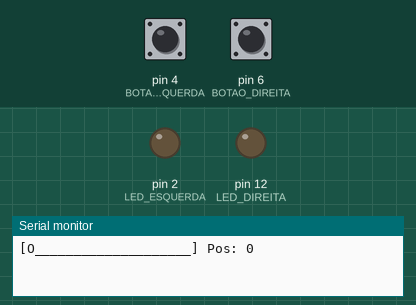
Simulated run of this program. Board: Arduino Mega 2560, built with avr-gcc and run on an emulated ATmega2560. Shown: output pins drawn as LEDs (lit = HIGH), the last lines printed to the serial monitor. Dashed ring = blinking. The inputs (shaded band) are chosen by the test bench; at power-on: pin 6 (BOTAO_DIREITA) HIGH, pin 4 (BOTAO_ESQUERDA) HIGH.

Above: at 1.2 s.
1.3 s: pin 6 (BOTAO_DIREITA) pulled LOW for 1 s
At 1.95 s:
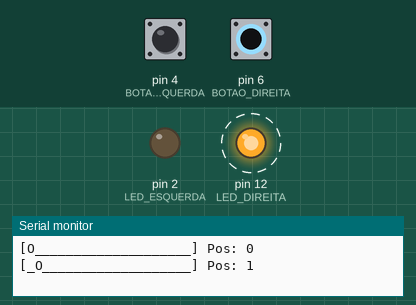
3.8 s: pin 4 (BOTAO_ESQUERDA) pulled LOW for 0.15 s
At 4.9 s:
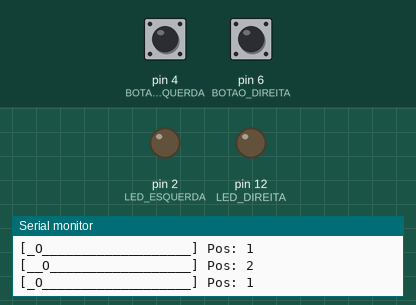
5.4 s: pin 6 (BOTAO_DIREITA) pulled LOW for 1 s
At 6.6 s:
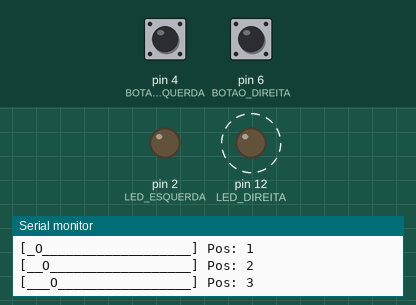
7.9 s: pin 6 (BOTAO_DIREITA) pulled LOW for 0.15 s
At 9.2 s:
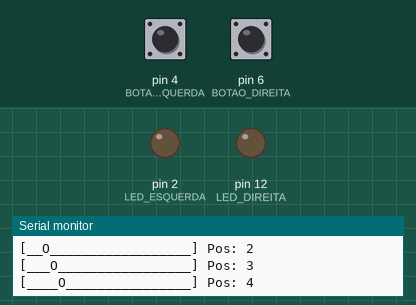
9.5 s: pin 4 (BOTAO_ESQUERDA) pulled LOW for 3.2 s
At 10.15 s:
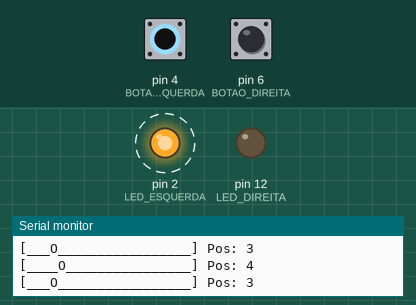
14.2 s: pin 6 (BOTAO_DIREITA) driven LOW
At 15.3 s:
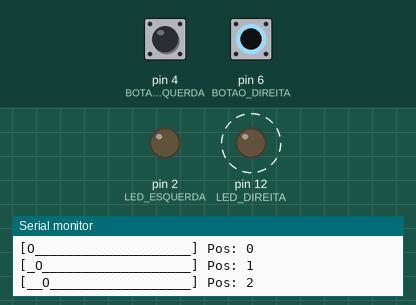
Timing chart, 0 to 18.2 s (numbered marks = the images above; inputs shaded):
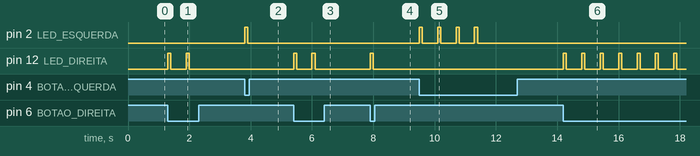

Measured:
- after the input at 1.3 s, pin 12 (LED_DIREITA): alternates HIGH for 0.10 s and LOW for 0.50 s, 4 changes in all, then stays LOW, starting at once
- after the input at 3.8 s, pin 2 (LED_ESQUERDA): LOW → HIGH at once, → LOW 0.10 s later
- after the input at 5.4 s, pin 12 (LED_DIREITA): alternates HIGH for 0.10 s and LOW for 0.50 s, 4 changes in all, then stays LOW, starting at once
- after the input at 7.9 s, pin 12 (LED_DIREITA): LOW → HIGH at once, → LOW 0.10 s later
- after the input at 9.5 s, pin 2 (LED_ESQUERDA): alternates HIGH for 0.10 s and LOW for 0.50 s, 8 changes in all, then stays LOW, starting at once
- after the input at 14.2 s, pin 12 (LED_DIREITA): alternates HIGH for 0.10 s and LOW for 0.50 s, starting at once

The program:

main.cpp
```cpp
#include <Arduino.h>

const int BAUD_RATE = 9600;

const int BOTAO_ESQUERDA = 4;
const int BOTAO_DIREITA = 6;
const int LED_ESQUERDA = 2;
const int LED_DIREITA = 12;

int posicao = 0;

void mostrarDisplay() {
  Serial.print("[");

  for (int i = 0; i <= 20; i++) {
    if (i == posicao) {
      Serial.print("O");
    } else {
      Serial.print("_");
    }
  }

  Serial.print("] Pos: ");
  Serial.println(posicao);
}

void piscarLEDesquerda() {
  digitalWrite(LED_ESQUERDA, HIGH);
  delay(100);
  digitalWrite(LED_ESQUERDA, LOW);
}

void piscarLEDdireita() {
  digitalWrite(LED_DIREITA, HIGH);
  delay(100);
  digitalWrite(LED_DIREITA, LOW);
}

void setup() {
  Serial.begin(BAUD_RATE);

  pinMode(BOTAO_ESQUERDA, INPUT);
  pinMode(BOTAO_DIREITA, INPUT);
  pinMode(LED_ESQUERDA, OUTPUT);
  pinMode(LED_DIREITA, OUTPUT);

  mostrarDisplay();
}

void loop() {
  // Botão ESQUERDA - move para a esquerda
  if (digitalRead(BOTAO_ESQUERDA) == LOW && posicao > 0) {
    posicao = posicao - 1;
    piscarLEDesquerda();
    mostrarDisplay();
    delay(500);
  }

  // Botão DIREITA - move para a direita
  if (digitalRead(BOTAO_DIREITA) == LOW && posicao < 20) {
    posicao = posicao + 1;
    piscarLEDdireita();
    mostrarDisplay();
    delay(500);
  }
}
```
